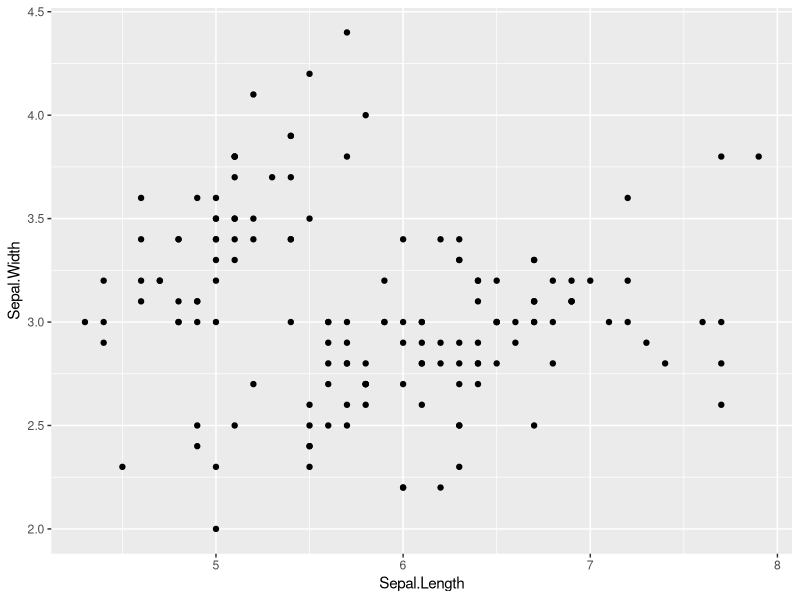
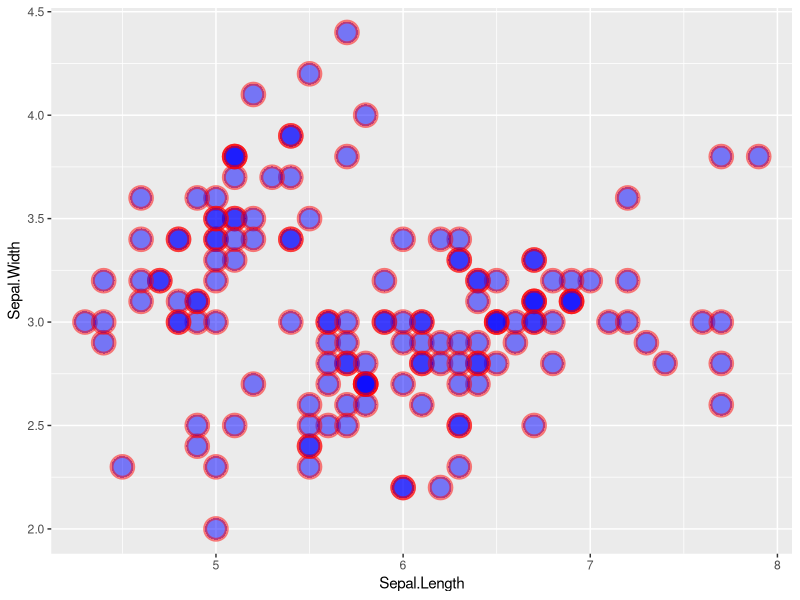
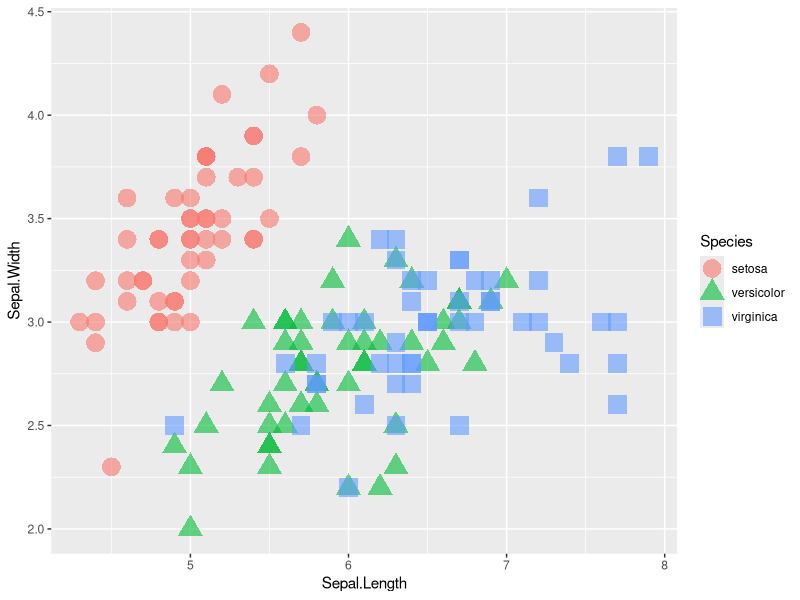
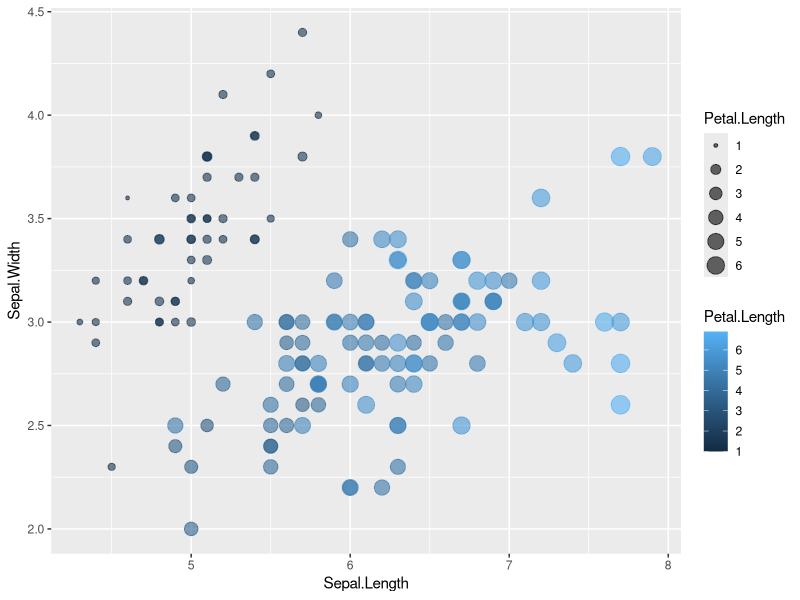

Here is the R script that generated these plots, in order:
# library
library(ggplot2)
 
# The iris dataset is proposed by R
head(iris)
 
# basic scatterplot
ggplot(iris, aes(x=Sepal.Length, y=Sepal.Width)) + 
    geom_point()

# library
library(ggplot2)
 
# The iris dataset
head(iris)
 
# use options!
ggplot(iris, aes(x=Sepal.Length, y=Sepal.Width)) + 
    geom_point(
        color="red",
        fill="blue",
        shape=21,
        alpha=0.5,
        size=6,
        stroke = 2
        )

# library
library(ggplot2)
 
# The mtcars dataset is proposed in R
head(mtcars)
 
# Color and shape depend on factor (categorical variable)
ggplot(iris, aes(x=Sepal.Length, y=Sepal.Width, color=Species, shape=Species)) + 
    geom_point(size=6, alpha=0.6)
 
# Color and shape depend on factor (categorical variable)
ggplot(iris, aes(x=Sepal.Length, y=Sepal.Width, color=Petal.Length, size=Petal.Length)) + 
    geom_point(alpha=0.6)


